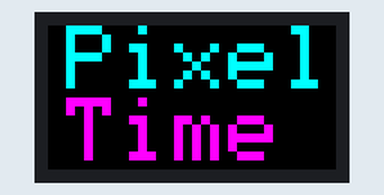
Recording of a program running on a simulated ESP8266 (Wemos D1 mini). On the bench: 32×16 colour display.

Above: at 0.1 s.
At 13.0 s:
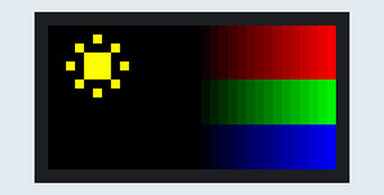
At 26.5 s:
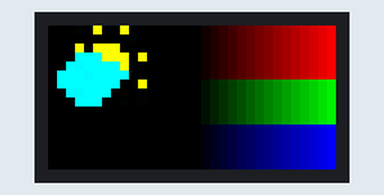
At 39.94 s:
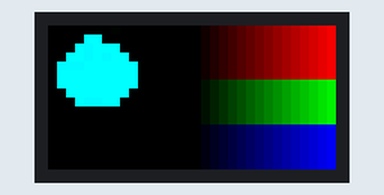

Measured:
- what the display in image 1 shows lasts 2.3 s, from 12.9 s to 15.2 s

The program:

main.cpp
```cpp
#include <Arduino.h>
#include <Wire.h>
#include <PxMatrix.h>
#include <Ticker.h>

#define P_A 05
#define P_B 04
#define P_C 15
#define P_D 12
#define P_LAT 16
#define P_OE 02
#define P_CLK 14
#define P_R1 13
Ticker display_ticker;

#define matrix_width 32
#define matrix_height 16
// This defines the 'on' time of the display is us. The larger this number,
// the brighter the display. If too large the ESP will crash
uint8_t display_draw_time=10; //30-70 is usually fine

//PxMATRIX display(32,16,P_LAT, P_OE,P_A,P_B,P_C);
PxMATRIX display(32,16,P_LAT, P_OE,P_A,P_B,P_C,P_D);
//PxMATRIX display(64,64,P_LAT, P_OE,P_A,P_B,P_C,P_D,P_E);

// Some standard colors
uint16_t myRED = display.color565(255, 0, 0);
uint16_t myGREEN = display.color565(0, 255, 0);
uint16_t myBLUE = display.color565(0, 0, 255);
uint16_t myWHITE = display.color565(255, 255, 255);
uint16_t myYELLOW = display.color565(255, 255, 0);
uint16_t myCYAN = display.color565(0, 255, 255);
uint16_t myMAGENTA = display.color565(255, 0, 255);
uint16_t myBLACK = display.color565(0, 0, 0);

uint16_t myCOLORS[8]={myRED,myGREEN,myBLUE,myWHITE,myYELLOW,myCYAN,myMAGENTA,myBLACK};

uint8_t static weather_icons[]={0x00,0x00,0x00,0x00,0x00,0x00,0x00,0x20,0x00,0x00,0x00,0x00,0x00,0x00,0x00,0x00,0x00,0x00,0x00,0x00,0x00,0x00,0x00,0x00,0x00,0x20,0x00,0x00,0xff,0xe0,0x00,0x00,0x00,0x00,0xff,0xe0,0x00,0x00,0x00,0x00,0x00,0x00,0x00,0x00,0x00,0x00,0x00,0x00,0x00,0x00,0x00,0x00,0x00,0x20,0x00,0x00,0x00,0x00,0x00,0x00,0x00,0x00,0x00,0x00,0x00,0x00,0x00,0x00,0x00,0x00,0x00,0x00,0x00,0x00,0x00,0x20,0x00,0x00,0x00,0x00,0x00,0x00,0x00,0x00,0x00,0x00,0x07,0xff,0x07,0xff,0x07,0xff,0x00,0x00,0x00,0x00,0x00,0x00,0x00,0x00,0x00,0x00,0x00,0x20,0x00,0x00,0x07,0xff,0x07,0xff,0x07,0xff,0x00,0x00,0x00,0x00,0x00,0x00,0x00,0x20,0x00,0x00,0x00,0x00,0x00,0x00,0x00,0x00,0x00,0x00,0xff,0xe0,0xff,0xe0,0xff,0xe0,0xff,0xe0,0x00,0x00,0x00,0x20,0x00,0x00,0x00,0x00,0x00,0x00,0x07,0xff,0x00,0x00,0x00,0x00,0x00,0x00,0x00,0x00,0x00,0x00,0x00,0x00,0x00,0x00,0x00,0x00,0x00,0x00,0x00,0x00,0x00,0x00,0x00,0x00,0x00,0x00,0x00,0x00,0x00,0x00,0x00,0x00,0x00,0x20,0xff,0xe0,0xff,0xe0,0xff,0xe0,0xff,0xe0,0xff,0xe0,0x00,0x00,0x00,0x00,0x00,0x00,0x00,0x00,0x00,0x00,0xff,0xe0,0xff,0xe0,0xff,0xe0,0xff,0xe0,0xff,0xe0,0x00,0x00,0x00,0x00,0x00,0x00
  ,0x00,0x00,0x00,0x00,0x00,0x00,0x00,0x00,0xff,0xe0,0x00,0x00,0x00,0x00,0x00,0x00,0x00,0x00,0x00,0x00,0x00,0x00,0x00,0x00,0x00,0x00,0x00,0x00,0x00,0x00,0x00,0x00,0x00,0x00,0x00,0x00,0x00,0x20,0x00,0x00,0x00,0x00,0x00,0x00,0x00,0x00,0x07,0xff,0x07,0xff,0x00,0x00,0x00,0x00,0x00,0x00,0x00,0x00,0x00,0x00,0x00,0x00,0x00,0x00,0x07,0xdf,0x07,0xdf,0x07,0xdf,0x00,0x00,0x00,0x00,0x00,0x00,0x00,0x00,0x00,0x00,0x00,0x00,0x00,0x00,0x07,0xff,0x07,0xff,0x07,0xff,0x07,0xff,0x07,0xff,0x07,0xff,0x00,0x00,0x00,0x00,0x00,0x00,0x00,0x00,0x07,0xff,0x07,0xff,0x07,0xff,0x07,0xff,0x07,0xff,0x07,0xff,0x00,0x00,0x00,0x00,0x00,0x00,0x00,0x00,0x00,0x00,0x00,0x00,0xff,0xe0,0xff,0xe0,0xff,0xe0,0xff,0xe0,0x00,0x00,0x00,0x00,0x00,0x00,0x00,0x20,0x00,0x20,0x07,0xff,0x07,0xff,0x07,0xff,0x00,0x00,0x00,0x00,0x00,0x00,0x00,0x00,0x07,0xff,0x00,0x00,0x00,0x00,0x07,0xff,0x07,0xff,0x07,0xdf,0x00,0x00,0x00,0x00,0x07,0xff,0x00,0x00,0x00,0x00,0xff,0xe0,0xff,0xe0,0xff,0xe0,0xff,0xe0,0xff,0xe0,0xff,0xe0,0xff,0xe0,0x00,0x00,0x00,0x00,0x00,0x00,0xff,0xe0,0xff,0xe0,0xff,0xe0,0xff,0xe0,0xff,0xe0,0xff,0xe0,0xff,0xe0,0x00,0x00,0x00,0x00
  ,0x00,0x00,0x00,0x00,0xff,0xe0,0x00,0x00,0x00,0x00,0x00,0x00,0xff,0xe0,0x00,0x00,0x00,0x00,0x00,0x20,0x00,0x00,0x00,0x00,0xff,0xe0,0x00,0x00,0xff,0xe0,0xff,0xe0,0xff,0xe0,0x00,0x00,0x00,0x00,0x00,0x00,0x00,0x00,0x00,0x00,0x07,0xff,0x07,0xdf,0x07,0xff,0x07,0xff,0x07,0xff,0x00,0x00,0x00,0x00,0x00,0x00,0x00,0x00,0x07,0xff,0x07,0xff,0x07,0xff,0x07,0xff,0x07,0xff,0x07,0xff,0x00,0x00,0x00,0x00,0x00,0x00,0x00,0x00,0x07,0xff,0x07,0xff,0x07,0xff,0x07,0xff,0x07,0xff,0x07,0xff,0x07,0xff,0x07,0xff,0x00,0x00,0x00,0x00,0x07,0xff,0x07,0xff,0x07,0xff,0x07,0xff,0x07,0xff,0x07,0xff,0x07,0xff,0x07,0xff,0x00,0x00,0x00,0x00,0x00,0x20,0x00,0x00,0xff,0xe0,0xff,0xe0,0xff,0xe0,0xff,0xe0,0x00,0x00,0x00,0x00,0x00,0x00,0x00,0x00,0x00,0x00,0x00,0x00,0x00,0x00,0x07,0xff,0x00,0x00,0x00,0x00,0x00,0x00,0x00,0x00,0x00,0x00,0x00,0x00,0x07,0xff,0x07,0xff,0x00,0x00,0x00,0x00,0x00,0x00,0x07,0xff,0x07,0xff,0x00,0x00,0x00,0x00,0xff,0xe0,0xff,0xe0,0xff,0xe0,0xff,0xe0,0xff,0xe0,0xff,0xe0,0xff,0xe0,0xff,0xe0,0xff,0xe0,0x00,0x00,0xff,0xe0,0xff,0xe0,0xff,0xe0,0xff,0xe0,0xff,0xe0,0xff,0xe0,0xff,0xe0,0xff,0xe0,0xff,0xe0,0x00,0x00
  ,0x00,0x20,0x00,0x00,0x00,0x00,0xff,0xe0,0xff,0xe0,0xff,0xe0,0x00,0x00,0x00,0x00,0x00,0x00,0x00,0x00,0x00,0x00,0x00,0x00,0x07,0xff,0x07,0xff,0x07,0xff,0xff,0xe0,0xff,0xe0,0xff,0xe0,0x00,0x00,0xff,0xe0,0x00,0x00,0x07,0xff,0x07,0xff,0x07,0xdf,0x07,0xff,0x07,0xdf,0x07,0xff,0x07,0xff,0x00,0x00,0x00,0x00,0x07,0xff,0x07,0xff,0x07,0xff,0x07,0xff,0x07,0xff,0x07,0xff,0x07,0xff,0x07,0xff,0x00,0x00,0x00,0x00,0x07,0xff,0x07,0xff,0x07,0xff,0x07,0xff,0x07,0xdf,0x07,0xff,0x07,0xff,0x07,0xff,0x07,0xff,0x00,0x00,0x07,0xff,0x07,0xff,0x07,0xff,0x07,0xff,0x07,0xdf,0x07,0xff,0x07,0xff,0x07,0xff,0x07,0xff,0x00,0x00,0x00,0x00,0x00,0x00,0xff,0xe0,0xff,0xe0,0xff,0xe0,0xff,0xe0,0x00,0x00,0x00,0x20,0x00,0x00,0x00,0x00,0x00,0x00,0x07,0xff,0x00,0x00,0x07,0xff,0x07,0xff,0x07,0xff,0x00,0x00,0x07,0xff,0x00,0x00,0x00,0x00,0x00,0x00,0x00,0x00,0x00,0x00,0x00,0x00,0x00,0x00,0x00,0x00,0x00,0x00,0x00,0x00,0x00,0x00,0x00,0x00,0xff,0xe0,0xff,0xe0,0xff,0xe0,0xff,0xe0,0xff,0xe0,0xff,0xe0,0xff,0xe0,0xff,0xe0,0xff,0xe0,0x00,0x00,0xff,0xe0,0xff,0xe0,0xff,0xe0,0xff,0xe0,0x07,0xdf,0x07,0xdf,0x07,0xff,0xff,0xe0,0xff,0xe0,0x00,0x00
  ,0x00,0x00,0xff,0xe0,0x00,0x00,0xff,0xe0,0xff,0xe0,0xff,0xe0,0x00,0x00,0xff,0xe0,0x00,0x00,0x00,0x00,0x00,0x00,0x07,0xff,0x07,0xdf,0x07,0xff,0x07,0xff,0x07,0xff,0x07,0xff,0xff,0xe0,0x00,0x20,0x00,0x00,0x07,0xdf,0x07,0xdf,0x07,0xdf,0x07,0xff,0x07,0xff,0x07,0xff,0x07,0xff,0x07,0xff,0x07,0xff,0x00,0x00,0x07,0xff,0x07,0xff,0x07,0xff,0x07,0xff,0x07,0xff,0x07,0xff,0x07,0xff,0x07,0xff,0x07,0xff,0x00,0x00,0x00,0x00,0x07,0xff,0x07,0xff,0x07,0xff,0x00,0x00,0x00,0x00,0x00,0x00,0x00,0x00,0x00,0x00,0x00,0x00,0x00,0x00,0x07,0xdf,0x07,0xdf,0x07,0xff,0x00,0x00,0x00,0x00,0x00,0x00,0x00,0x20,0x00,0x00,0x00,0x00,0x00,0x00,0xff,0xe0,0xff,0xe0,0xff,0xe0,0xff,0xe0,0xff,0xe0,0xff,0xe0,0xff,0xe0,0x00,0x00,0x00,0x00,0x07,0xff,0x07,0xff,0x07,0xff,0x07,0xff,0xff,0xff,0x07,0xff,0x07,0xff,0x07,0xdf,0x07,0xff,0x00,0x00,0x07,0xff,0x00,0x00,0x00,0x00,0x07,0xff,0x07,0xff,0x07,0xdf,0x00,0x00,0x00,0x00,0x07,0xff,0x00,0x00,0xff,0xe0,0xff,0xe0,0xff,0xe0,0xff,0xe0,0xff,0xe0,0xff,0xe0,0xff,0xe0,0xff,0xe0,0xff,0xe0,0x00,0x00,0xff,0xe0,0xff,0xe0,0xff,0xe0,0x07,0xff,0x07,0xff,0x07,0xff,0x07,0xff,0x07,0xff,0x07,0xff,0x00,0x00
  ,0x00,0x00,0x00,0x00,0x00,0x00,0xff,0xe0,0xff,0xe0,0xff,0xe0,0x00,0x00,0x00,0x00,0x00,0x00,0x00,0x00,0x07,0xff,0x07,0xff,0x07,0xff,0x07,0xdf,0x07,0xff,0x07,0xff,0x07,0xff,0x07,0xff,0x00,0x00,0x00,0x00,0x07,0xff,0x07,0xff,0x07,0xff,0x07,0xff,0x07,0xff,0x07,0xff,0x07,0xff,0x07,0xff,0x07,0xff,0x00,0x00,0x00,0x00,0x07,0xff,0x07,0xff,0x07,0xff,0x07,0xff,0x07,0xff,0x07,0xff,0x07,0xff,0x00,0x00,0x00,0x00,0x00,0x20,0x00,0x00,0x07,0xff,0x00,0x20,0xff,0xff,0x00,0x00,0xff,0xff,0x00,0x00,0x00,0x00,0x00,0x00,0x00,0x00,0x00,0x00,0x07,0xff,0x00,0x00,0xff,0xff,0x00,0x00,0xff,0xff,0x00,0x20,0x00,0x00,0x00,0x00,0x00,0x00,0x00,0x00,0x00,0x00,0xff,0xe0,0xff,0xe0,0xff,0xe0,0xff,0xe0,0x00,0x00,0x00,0x00,0x00,0x00,0x00,0x00,0x07,0xdf,0x00,0x00,0x07,0xff,0x07,0xff,0x07,0xdf,0x00,0x00,0x07,0xff,0x00,0x00,0x00,0x00,0x00,0x00,0x07,0xff,0x07,0xff,0x00,0x00,0x00,0x00,0x00,0x00,0x07,0xff,0x07,0xdf,0x00,0x00,0x00,0x00,0xff,0xe0,0xff,0xe0,0xff,0xe0,0xff,0xe0,0xff,0xe0,0xff,0xe0,0xff,0xe0,0xff,0xe0,0xff,0xe0,0x00,0x00,0xff,0xe0,0xff,0xe0,0x07,0xdf,0x07,0xdf,0x07,0xff,0x07,0xff,0x07,0xff,0x07,0xff,0x07,0xff,0x00,0x00
  ,0x00,0x00,0x00,0x00,0xff,0xe0,0x00,0x00,0x00,0x00,0x00,0x00,0xff,0xe0,0x00,0x00,0x00,0x00,0x00,0x00,0x07,0xff,0x07,0xff,0x07,0xff,0x07,0xff,0x07,0xff,0x07,0xff,0x07,0xff,0x00,0x00,0x00,0x00,0xff,0xe0,0x07,0xff,0x07,0xff,0x07,0xff,0x07,0xff,0x07,0xff,0x07,0xff,0x07,0xff,0x07,0xff,0x07,0xff,0x00,0x00,0x00,0x00,0x00,0x00,0x07,0xff,0x07,0xff,0x07,0xff,0x07,0xff,0x07,0xff,0x00,0x00,0x00,0x00,0x00,0x00,0x00,0x00,0x00,0x00,0x00,0x20,0x00,0x00,0x00,0x00,0x00,0x00,0x00,0x00,0x00,0x00,0x00,0x00,0x00,0x00,0x00,0x00,0x00,0x00,0x00,0x00,0x00,0x00,0xff,0xff,0x00,0x00,0xff,0xff,0x00,0x00,0x00,0x00,0x00,0x00,0xff,0xe0,0x00,0x00,0xff,0xe0,0xff,0xe0,0xff,0xe0,0xff,0xe0,0x00,0x00,0x00,0x00,0x00,0x00,0x00,0x00,0x00,0x00,0x00,0x00,0x00,0x00,0x00,0x00,0x07,0xff,0x00,0x00,0x00,0x00,0x00,0x00,0x00,0x00,0x00,0x00,0x00,0x00,0x00,0x00,0x00,0x20,0x00,0x00,0x00,0x00,0x00,0x00,0x00,0x00,0x00,0x00,0x00,0x00,0x00,0x00,0xff,0xe0,0xff,0xe0,0xff,0xe0,0xff,0xe0,0xff,0xe0,0xff,0xe0,0xff,0xe0,0xff,0xe0,0xff,0xe0,0x00,0x00,0xff,0xe0,0xff,0xe0,0x07,0xff,0x07,0xff,0x07,0xff,0x07,0xff,0x07,0xff,0x07,0xff,0x07,0xff,0x00,0x00
  ,0x00,0x00,0x00,0x00,0x00,0x00,0x00,0x00,0xff,0xe0,0x00,0x00,0x00,0x00,0x00,0x00,0x00,0x00,0x00,0x00,0x00,0x00,0x07,0xdf,0x07,0xdf,0x07,0xff,0x07,0xff,0x07,0xff,0x00,0x00,0x00,0x00,0x00,0x00,0x00,0x00,0x00,0x00,0x07,0xff,0x07,0xff,0x07,0xff,0x07,0xff,0x07,0xff,0x07,0xff,0x07,0xff,0x00,0x00,0x00,0x00,0x00,0x00,0x00,0x00,0x00,0x20,0x00,0x00,0x00,0x00,0x00,0x00,0x00,0x00,0x00,0x00,0x00,0x20,0x00,0x00,0x00,0x00,0x00,0x00,0x00,0x00,0x00,0x00,0x00,0x00,0xff,0xff,0x00,0x00,0xff,0xff,0x00,0x00,0x00,0x00,0x00,0x00,0x00,0x00,0x00,0x00,0x00,0x00,0x00,0x00,0xff,0xff,0x00,0x00,0xff,0xff,0x00,0x00,0x00,0x00,0xff,0xe0,0xff,0xe0,0xff,0xe0,0xff,0xe0,0xff,0xe0,0x00,0x00,0x00,0x00,0x00,0x00,0x00,0x00,0x00,0x00,0x00,0x00,0x00,0x20,0x00,0x00,0x07,0xff,0x07,0xff,0x07,0xff,0x00,0x20,0x00,0x00,0x00,0x00,0x00,0x00,0x07,0xff,0x00,0x00,0x00,0x00,0x07,0xff,0x07,0xdf,0x07,0xff,0x00,0x00,0x00,0x00,0x07,0xff,0x00,0x00,0x00,0x00,0xff,0xe0,0xff,0xe0,0xff,0xe0,0xff,0xe0,0xff,0xe0,0xff,0xe0,0xff,0xe0,0x00,0x00,0x00,0x00,0x00,0x00,0xff,0xe0,0xff,0xe0,0x07,0xff,0x07,0xff,0x07,0xff,0x07,0xff,0x07,0xff,0x00,0x00,0x00,0x00
  ,0x00,0x00,0x00,0x00,0x00,0x00,0x00,0x00,0x00,0x00,0x00,0x00,0x00,0x00,0x00,0x00,0x00,0x00,0x00,0x00,0x00,0x00,0x00,0x00,0x07,0xff,0x07,0xff,0x07,0xff,0x00,0x00,0x00,0x00,0x00,0x20,0x00,0x00,0x00,0x20,0x00,0x00,0x00,0x00,0x07,0xff,0x07,0xdf,0x07,0xdf,0x07,0xff,0x07,0xff,0x00,0x00,0x00,0x00,0x00,0x00,0x00,0x00,0x00,0x00,0x00,0x00,0x00,0x00,0x00,0x00,0x00,0x00,0x00,0x00,0x00,0x00,0x00,0x00,0x00,0x00,0x00,0x00,0x00,0x00,0x00,0x00,0x00,0x00,0x00,0x00,0x00,0x00,0x00,0x00,0x00,0x00,0x00,0x00,0x00,0x00,0x00,0x00,0x00,0x00,0x00,0x00,0x00,0x00,0x00,0x00,0xff,0xff,0x00,0x00,0xff,0xff,0x00,0x00,0x00,0x00,0xff,0xe0,0xff,0xe0,0xff,0xe0,0xff,0xe0,0x00,0x00,0x00,0x20,0x00,0x00,0x00,0x00,0x00,0x00,0x00,0x00,0x00,0x00,0x00,0x00,0x00,0x00,0x00,0x00,0x07,0xff,0x00,0x00,0x00,0x00,0x00,0x00,0x00,0x00,0x00,0x00,0x00,0x00,0x07,0xff,0x07,0xdf,0x00,0x00,0x00,0x00,0x00,0x00,0x07,0xff,0x07,0xff,0x00,0x00,0x00,0x00,0x00,0x00,0x00,0x00,0xff,0xe0,0xff,0xe0,0xff,0xe0,0xff,0xe0,0xff,0xe0,0x00,0x00,0x00,0x00,0x00,0x00,0x00,0x00,0x00,0x00,0xff,0xe0,0xff,0xe0,0x07,0xdf,0x07,0xff,0x07,0xff,0x00,0x00,0x00,0x00,0x00,0x00
  ,0x00,0x00,0x00,0x00,0x00,0x00,0x00,0x00,0x00,0x00,0x00,0x00,0x00,0x00,0x00,0x00,0x00,0x00,0x00,0x00,0x00,0x00,0x00,0x00,0x00,0x00,0x00,0x00,0x00,0x00,0x00,0x00,0x00,0x00,0x00,0x00,0x00,0x00,0x00,0x00,0x00,0x00,0x00,0x00,0x00,0x00,0x00,0x00,0x00,0x00,0x00,0x00,0x00,0x00,0x00,0x00,0x00,0x00,0x00,0x00,0x00,0x20,0x00,0x00,0x00,0x00,0x00,0x00,0x00,0x00,0x00,0x00,0x00,0x00,0x00,0x00,0x00,0x00,0x00,0x00,0x00,0x00,0x00,0x00,0x00,0x00,0x00,0x00,0x00,0x00,0x00,0x00,0x00,0x00,0x00,0x00,0x00,0x00,0x00,0x00,0x00,0x00,0x00,0x00,0x00,0x00,0x00,0x00,0x00,0x00,0x00,0x00,0x00,0x00,0x00,0x00,0x00,0x00,0x00,0x00,0xff,0xe0,0xff,0xe0,0xff,0xe0,0xff,0xe0,0xff,0xe0,0x00,0x00,0x00,0x00,0x00,0x00,0x00,0x00,0x00,0x00,0x00,0x00,0x00,0x00,0x00,0x00,0x00,0x00,0x00,0x00,0x00,0x00,0x00,0x00,0x00,0x00,0x00,0x00,0x00,0x00,0x00,0x00,0x00,0x00,0x00,0x00,0x00,0x00,0x00,0x00,0x00,0x00,0x00,0x00,0x00,0x00,0x00,0x00,0x00,0x00,0x00,0x00,0x00,0x00,0x00,0x00,0x00,0x00,0x00,0x00,0x00,0x00,0x00,0x00,0x00,0x20,0x00,0x00,0x00,0x00,0x00,0x00,0x00,0x00,0x00,0x00,0x00,0x00,0x00,0x00,0x00,0x00,0x00,0x00,0x00,0x00,0x00,0x00,0x00,0x00
};

#ifdef ESP8266
// ISR for display refresh
void display_updater()
{
  display.display(display_draw_time);
}
#endif

void display_update_enable(bool is_enable)
{

#ifdef ESP8266
  if (is_enable)
    display_ticker.attach(0.004, display_updater);
  else
    display_ticker.detach();
#endif

}


void setup() {

 Serial.begin(9600);
  // Define your display layout here, e.g. 1/8 step, and optional SPI pins begin(row_pattern, CLK, MOSI, MISO, SS)
  display.begin(4);
  //display.begin(8, 14, 13, 12, 4);

  // Define multiplex implemention here {BINARY, STRAIGHT} (default is BINARY)
  display.setMuxPattern(STRAIGHT);

  // Set the multiplex pattern {LINE, ZIGZAG,ZZAGG, ZAGGIZ, WZAGZIG, VZAG, ZAGZIG} (default is LINE)
  display.setScanPattern(ZAGGIZ);

  // Rotate display
  //display.setRotate(true);

  // Flip display
  //display.setFlip(true);

  // Control the minimum color values that result in an active pixel
  //display.setColorOffset(5, 5,5);

  // Set the multiplex implemention {BINARY, STRAIGHT} (default is BINARY)
  //display.setMuxPattern(BINARY);

  // Set the color order {RRGGBB, RRBBGG, GGRRBB, GGBBRR, BBRRGG, BBGGRR} (default is RRGGBB)
  display.setColorOrder(RRBBGG);

  // Set the time in microseconds that we pause after selecting each mux channel
  // (May help if some rows are missing / the mux chip is too slow)
  //display.setMuxDelay(0,1,0,0,0);

  // Set the number of panels that make up the display area width (default is 1)
  //display.setPanelsWidth(2);

  // Set the brightness of the panels (default is 255)
  display.setBrightness(50);

  // Set driver chip type
  //display.setDriverChip(FM6124);

  display.clearDisplay();
  display.setTextColor(myCYAN);
  display.setCursor(2,0);
  display.print("Pixel");
  display.setTextColor(myMAGENTA);
  display.setCursor(2,8);
  display.print("Time");
  display_update_enable(true);

  delay(3000);

}
union single_double{
  uint8_t two[2];
  uint16_t one;
} this_single_double;

// This draws the weather icons
void draw_weather_icon (uint8_t icon)
{
  if (icon>10)
  icon=10;
  for (int yy=0; yy<10;yy++)
  {
    for (int xx=0; xx<10;xx++)
    {
      uint16_t byte_pos=(xx+icon*10)*2+yy*220;
      this_single_double.two[1]=weather_icons[byte_pos];
      this_single_double.two[0]=weather_icons[byte_pos+1];
      display.drawPixel(1+xx,yy,this_single_double.one);
    }
  }
}

unsigned long last_draw=0;
void scroll_text(uint8_t ypos, unsigned long scroll_delay, String text, uint8_t colorR, uint8_t colorG, uint8_t colorB)
{
    uint16_t text_length = text.length();
    display.setTextWrap(false);  // we don't wrap text so it scrolls nicely
    display.setTextSize(1);
    display.setRotation(0);
    display.setTextColor(display.color565(colorR,colorG,colorB));

    // Asuming 5 pixel average character width
    for (int xpos=matrix_width; xpos>-(matrix_width+text_length*5); xpos--)
    {
      display.setTextColor(display.color565(colorR,colorG,colorB));
      display.clearDisplay();
      display.setCursor(xpos,ypos);
      display.println(text);
      delay(scroll_delay);
      yield();

      // This might smooth the transition a bit if we go slow
      // display.setTextColor(display.color565(colorR/4,colorG/4,colorB/4));
      // display.setCursor(xpos-1,ypos);
      // display.println(text);

      delay(scroll_delay/5);
      yield();

    }
}

uint8_t icon_index=0;
void loop() {
  scroll_text(1,50,"Welcome to PxMatrix!",96,96,250);
  display.clearDisplay();

  draw_weather_icon(icon_index);
  icon_index++;
  if (icon_index>10)
    icon_index=0;

  for (int xx=0; xx<16;xx++)
  {
    display.drawLine(xx+16,0,xx+16,5,display.color565(xx*16,0,0));
    display.drawLine(xx+16,6,xx+16,10,display.color565(0,xx*16,0));
    display.drawLine(xx+16,11,xx+16,15,display.color565(0,0,xx*16));
  }
  delay(1000);
  for (uint8_t dimm=255; dimm>0; dimm--)
  {
    display.setBrightness(dimm);
    delay(5);
  }
  for (uint8_t dimm=0; dimm<255; dimm++)
  {
    display.setBrightness(dimm);
    delay(5);
  }

}
```
